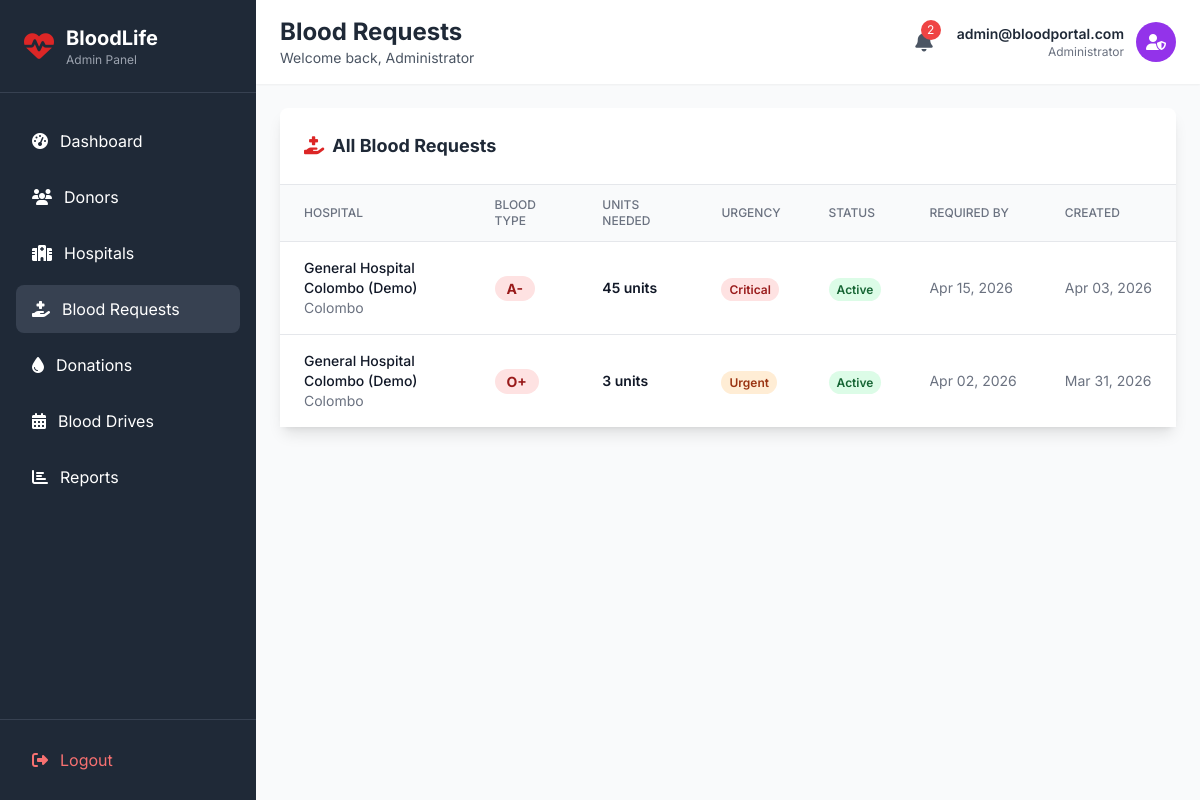
/admin/blood_requests.php (signed in), run on the app's committed database.
### tables this page shows
CREATE TABLE `blood_requests` (
  `request_id` int(11) NOT NULL,
  `hospital_id` int(11) NOT NULL,
  `blood_type` enum('A+','A-','B+','B-','AB+','AB-','O+','O-') NOT NULL,
  `units_needed` int(11) NOT NULL,
  `urgency_level` enum('critical','urgent','normal') NOT NULL,
  `patient_name` varchar(255) DEFAULT NULL,
  `reason` text NOT NULL,
  `contact_number` varchar(20) NOT NULL,
  `status` enum('active','fulfilled','cancelled') DEFAULT 'active',
  `needed_by` datetime NOT NULL,
  `created_at` timestamp NOT NULL DEFAULT current_timestamp(),
  `updated_at` timestamp NOT NULL DEFAULT current_timestamp() ON UPDATE current_timestamp(),
  `fulfilled_at` timestamp NULL DEFAULT NULL
);

CREATE TABLE `hospitals` (
  `hospital_id` int(11) NOT NULL,
  `user_id` int(11) NOT NULL,
  `hospital_name` varchar(255) NOT NULL,
  `registration_number` varchar(100) NOT NULL,
  `phone` varchar(20) NOT NULL,
  `address` text NOT NULL,
  `city` varchar(100) NOT NULL,
  `latitude` decimal(10,8) DEFAULT NULL,
  `longitude` decimal(11,8) DEFAULT NULL,
  `contact_person` varchar(255) NOT NULL,
  `contact_email` varchar(255) NOT NULL,
  `created_at` timestamp NOT NULL DEFAULT current_timestamp(),
  `updated_at` timestamp NOT NULL DEFAULT current_timestamp() ON UPDATE current_timestamp()
);

### admin/blood_requests.php (the view, shortened to what this page needs)
<?php
$db = getDB();
$requestsStmt = $db->query("
    SELECT br.*, h.hospital_name, h.city as hospital_city
    FROM blood_requests br
    JOIN hospitals h ON br.hospital_id = h.hospital_id
    ORDER BY br.created_at DESC
");
$requests = $requestsStmt->fetchAll();
$pageTitle = 'Blood Requests';
?>
<!DOCTYPE html>
<html lang="en">
<head>
    <script src="https://cdn.tailwindcss.com"></script>
    <link rel="stylesheet" href="https://cdnjs.cloudflare.com/ajax/libs/font-awesome/6.4.0/css/all.min.css">
</head>
<body class="bg-gray-50">
    <div class="flex h-screen overflow-hidden">
        <?php include 'includes/sidebar.php'; ?>
        <div class="flex-1 overflow-x-hidden overflow-y-auto">
            <?php include 'includes/header.php'; ?>
            <main class="p-6">
                <div class="bg-white rounded-lg shadow-lg">
                    <div class="p-6 border-b border-gray-200">
                        <h3 class="text-lg font-bold text-gray-800">
                            <i class="fas fa-hand-holding-medical text-red-600 mr-2"></i>All Blood Requests
                        </h3>
                    </div>
                    <div class="overflow-x-auto">
                        <table class="min-w-full divide-y divide-gray-200">
                            <thead class="bg-gray-50">
                                <tr>
                                    <th class="px-6 py-3 text-left text-xs font-medium text-gray-500 uppercase">Hospital</th>
                                    <th class="px-6 py-3 text-left text-xs font-medium text-gray-500 uppercase">Blood Type</th>
                                    <th class="px-6 py-3 text-left text-xs font-medium text-gray-500 uppercase">Units Needed</th>
                                    <th class="px-6 py-3 text-left text-xs font-medium text-gray-500 uppercase">Urgency</th>
                                    <th class="px-6 py-3 text-left text-xs font-medium text-gray-500 uppercase">Status</th>
                                    <th class="px-6 py-3 text-left text-xs font-medium text-gray-500 uppercase">Required By</th>
                                    <th class="px-6 py-3 text-left text-xs font-medium text-gray-500 uppercase">Created</th>
                                </tr>
                            </thead>
                            <tbody class="bg-white divide-y divide-gray-200">
                                <?php foreach ($requests as $request): ?>
                                <tr class="hover:bg-gray-50">
                                    <td class="px-6 py-4">
                                        <div class="text-sm font-medium text-gray-900"><?php echo htmlspecialchars($request['hospital_name']); ?></div>
                                        <div class="text-sm text-gray-500"><?php echo htmlspecialchars($request['hospital_city']); ?></div>
                                    </td>
                                    <td class="px-6 py-4 whitespace-nowrap">
                                        <span class="px-3 py-1 text-sm font-bold bg-red-100 text-red-800 rounded-full">
                                            <?php echo $request['blood_type']; ?>
                                        </span>
                                    </td>
                                    <td class="px-6 py-4 whitespace-nowrap text-sm text-gray-900 font-semibold"><?php echo $request['units_needed']; ?> units</td>
                                    <td class="px-6 py-4 whitespace-nowrap">
                                        <?php
                                        $urgencyColors = [
                                            'critical' => 'bg-red-100 text-red-800',
                                            'urgent' => 'bg-orange-100 text-orange-800',
                                            'normal' => 'bg-blue-100 text-blue-800'
                                        ];
                                        ?>
                                        <span class="px-2 py-1 text-xs font-semibold rounded-full <?php echo $urgencyColors[$request['urgency_level']]; ?>">
                                            <?php echo ucfirst($request['urgency_level']); ?>
                                        </span>
                                    </td>
                                    <td class="px-6 py-4 whitespace-nowrap">
                                        <?php
                                        $statusColors = [
                                            'active' => 'bg-green-100 text-green-800',
                                            'fulfilled' => 'bg-blue-100 text-blue-800',
                                            'cancelled' => 'bg-gray-100 text-gray-800',
                                            'expired' => 'bg-red-100 text-red-800'
                                        ];
                                        ?>
                                        <span class="px-2 py-1 text-xs font-semibold rounded-full <?php echo $statusColors[$request['status']]; ?>">
                                            <?php echo ucfirst($request['status']); ?>
                                        </span>
                                    </td>
                                    <td class="px-6 py-4 whitespace-nowrap text-sm text-gray-500"><?php echo date('M d, Y', strtotime($request['needed_by'])); ?></td>
                                    <td class="px-6 py-4 whitespace-nowrap text-sm text-gray-500"><?php echo date('M d, Y', strtotime($request['created_at'])); ?></td>
                                </tr>
                                <?php endforeach; ?>
                            </tbody>
                        </table>
                    </div>
                </div>
            </main>
        </div>
    </div>
</body>
</html>

### admin/includes/sidebar.php
<aside class="bg-gray-800 text-white w-64 min-h-screen flex flex-col">
    <div class="p-6 border-b border-gray-700">
        <div class="flex items-center">
            <i class="fas fa-heartbeat text-3xl text-red-600 mr-3"></i>
            <div>
                <h1 class="text-xl font-bold">BloodLife</h1>
                <p class="text-xs text-gray-400">Admin Panel</p>
            </div>
        </div>
    </div>
    <nav class="flex-1 px-4 py-6">
        <ul class="space-y-2">
            <li>
                <a href="dashboard.php" class="flex items-center px-4 py-3 rounded-lg hover:bg-gray-700 transition <?php echo basename($_SERVER['PHP_SELF']) === 'dashboard.php' ? 'bg-gray-700' : ''; ?>">
                    <i class="fas fa-tachometer-alt mr-3"></i>
                    Dashboard
                </a>
            </li>
            <li>
                <a href="donors.php" class="flex items-center px-4 py-3 rounded-lg hover:bg-gray-700 transition <?php echo basename($_SERVER['PHP_SELF']) === 'donors.php' ? 'bg-gray-700' : ''; ?>">
                    <i class="fas fa-users mr-3"></i>
                    Donors
                </a>
            </li>
            <li>
                <a href="hospitals.php" class="flex items-center px-4 py-3 rounded-lg hover:bg-gray-700 transition <?php echo basename($_SERVER['PHP_SELF']) === 'hospitals.php' ? 'bg-gray-700' : ''; ?>">
                    <i class="fas fa-hospital mr-3"></i>
                    Hospitals
                </a>
            </li>
            <li>
                <a href="blood_requests.php" class="flex items-center px-4 py-3 rounded-lg hover:bg-gray-700 transition <?php echo basename($_SERVER['PHP_SELF']) === 'blood_requests.php' ? 'bg-gray-700' : ''; ?>">
                    <i class="fas fa-hand-holding-medical mr-3"></i>
                    Blood Requests
                </a>
            </li>
            <li>
                <a href="donations.php" class="flex items-center px-4 py-3 rounded-lg hover:bg-gray-700 transition <?php echo basename($_SERVER['PHP_SELF']) === 'donations.php' ? 'bg-gray-700' : ''; ?>">
                    <i class="fas fa-tint mr-3"></i>
                    Donations
                </a>
            </li>
            <li>
                <a href="blood_drives.php" class="flex items-center px-4 py-3 rounded-lg hover:bg-gray-700 transition <?php echo basename($_SERVER['PHP_SELF']) === 'blood_drives.php' ? 'bg-gray-700' : ''; ?>">
                    <i class="fas fa-calendar-alt mr-3"></i>
                    Blood Drives
                </a>
            </li>
            <li>
                <a href="reports.php" class="flex items-center px-4 py-3 rounded-lg hover:bg-gray-700 transition <?php echo basename($_SERVER['PHP_SELF']) === 'reports.php' ? 'bg-gray-700' : ''; ?>">
                    <i class="fas fa-chart-bar mr-3"></i>
                    Reports
                </a>
            </li>
        </ul>
    </nav>
    <div class="p-4 border-t border-gray-700">
        <a href="../auth/logout.php" class="flex items-center px-4 py-3 rounded-lg hover:bg-red-600 transition text-red-400 hover:text-white">
            <i class="fas fa-sign-out-alt mr-3"></i>
            Logout
        </a>
    </div>
</aside>

### admin/includes/header.php (shortened to what this page needs)
<header class="bg-white shadow-sm">
    <div class="flex items-center justify-between px-6 py-4">
        <div>
            <h2 class="text-2xl font-bold text-gray-800"><?php echo $pageTitle ?? 'Dashboard'; ?></h2>
            <p class="text-sm text-gray-600">Welcome back, Administrator</p>
        </div>
        <div class="flex items-center space-x-4">
            <div class="relative" x-data="{ open: false }">
                <button @click="open = !open" class="relative p-2 text-gray-600 hover:bg-gray-100 rounded-lg transition">
                    <i class="fas fa-bell text-xl"></i>
                    <?php
                    $notifCount = $db->query("SELECT COUNT(*) FROM users WHERE status = 'pending'")->fetchColumn();
                    if ($notifCount > 0):
                    ?>
                    <span class="absolute top-0 right-0 bg-red-500 text-white text-xs rounded-full h-5 w-5 flex items-center justify-center animate-pulse">
                        <?php echo $notifCount; ?>
                    </span>
                    <?php endif; ?>
                </button>
            </div>
            <div class="flex items-center">
                <div class="mr-3 text-right">
                    <p class="text-sm font-semibold text-gray-800"><?php echo $_SESSION['email']; ?></p>
                    <p class="text-xs text-gray-500">Administrator</p>
                </div>
                <div class="h-10 w-10 rounded-full bg-purple-600 flex items-center justify-center text-white font-bold">
                    <i class="fas fa-user-shield"></i>
                </div>
            </div>
        </div>
    </div>
</header>

### admin/blood_requests.php (style rules this page uses)
* { font-family: 'Inter', sans-serif; }

### data on the page
blood_requests: hospital.hospital_name "General Hospital Colombo (Demo)", hospital.city "Colombo", blood_type "A-", units_needed "45", urgency_level "Critical", status "Active", needed_by "Apr 15, 2026", created_at "Apr 03, 2026"
blood_requests: hospital.hospital_name "General Hospital Colombo (Demo)", hospital.city "Colombo", blood_type "O+", units_needed "3", urgency_level "Urgent", status "Active", needed_by "Apr 02, 2026", created_at "Mar 31, 2026"

### other printed values
$pageTitle "Blood Requests"
$notifCount "2"
$_SESSION['email'] "admin@bloodportal.com"
